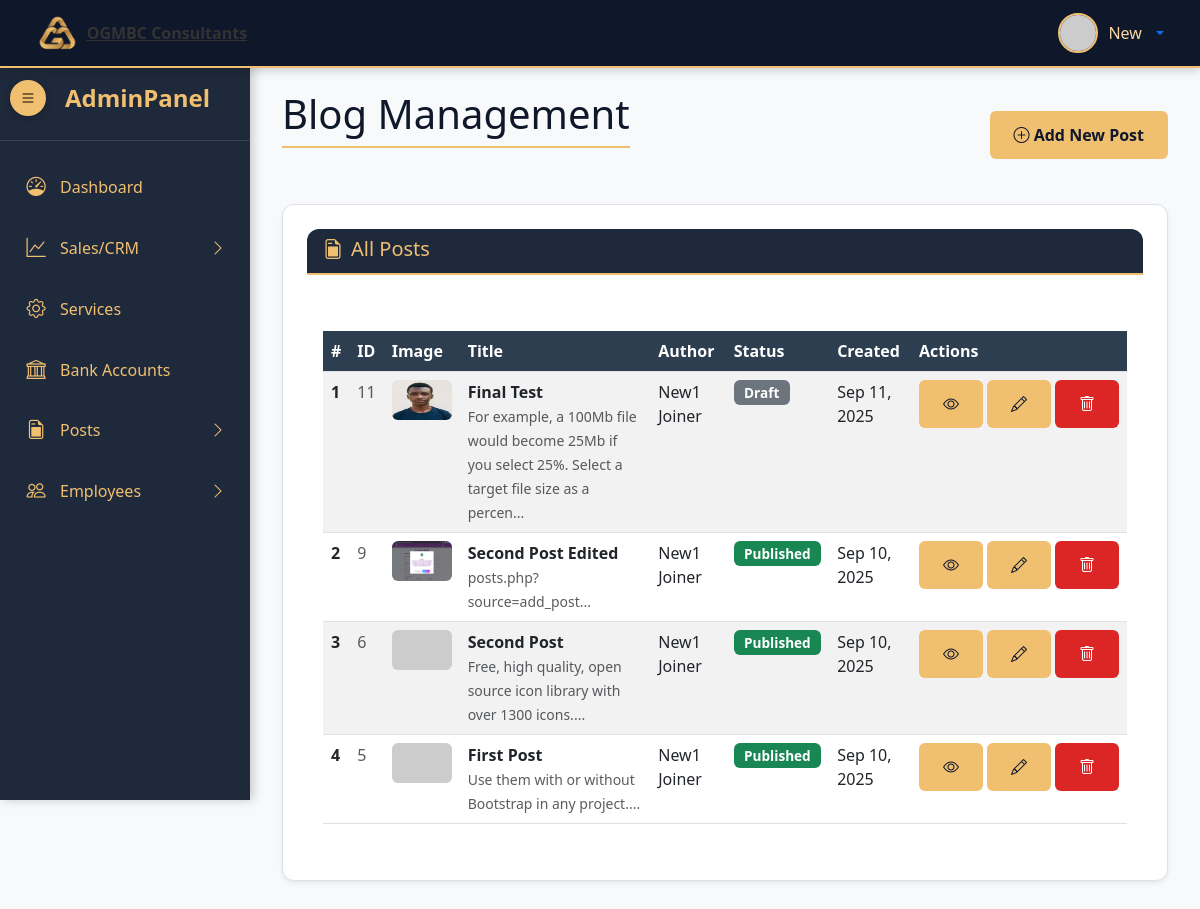
/admin/posts.php (signed in), run on the app's committed database.
### tables this page shows
CREATE TABLE `posts` (
  `post_id` int(11) NOT NULL,
  `post_title` varchar(255) NOT NULL,
  `post_slug` varchar(255) NOT NULL,
  `post_content` text NOT NULL,
  `post_excerpt` text DEFAULT NULL,
  `post_author` int(11) NOT NULL,
  `post_status` enum('published','draft') DEFAULT 'draft',
  `post_image` varchar(255) DEFAULT NULL,
  `meta_title` varchar(255) DEFAULT NULL,
  `meta_description` varchar(255) DEFAULT NULL,
  `meta_keywords` varchar(255) DEFAULT NULL,
  `created_at` datetime DEFAULT current_timestamp(),
  `updated_at` datetime DEFAULT current_timestamp() ON UPDATE current_timestamp()
);

CREATE TABLE `users` (
  `user_id` int(11) NOT NULL,
  `first_name` varchar(50) NOT NULL,
  `last_name` varchar(50) NOT NULL,
  `user_image` varchar(50) NOT NULL,
  `user_role` varchar(20) NOT NULL DEFAULT 'subscriber',
  `user_type` varchar(20) NOT NULL DEFAULT 'client',
  `user_status` varchar(20) NOT NULL DEFAULT 'active',
  `username` varchar(50) NOT NULL,
  `user_email` varchar(100) NOT NULL,
  `password` varchar(255) NOT NULL,
  `created_at` datetime DEFAULT current_timestamp()
);

### admin/includes/view_all_posts.php (the view, shortened to what this page needs)
<?php
$sql = "SELECT p.*, u.first_name, u.last_name
        FROM posts p
        LEFT JOIN users u ON p.post_author = u.user_id
        ORDER BY p.created_at DESC";
$result = $connection->query($sql);
?>
<div class="main-content" id="mainContent">
    <div class="container-fluid">
        <div class="d-flex justify-content-between align-items-center mb-4">
            <h1 class="page-title">Blog Management</h1>
            <a href="posts.php?source=add_post" class="btn btn-primary">
                <i class="bi bi-plus-circle"></i> Add New Post
            </a>
        </div>
        <div class="card shadow-sm">
            <div class="card-header">
                <h5 class="mb-0"><i class="bi bi-file-earmark-post me-2"></i>All Posts</h5>
            </div>
            <div class="card-body">
                <div class="table-responsive">
                    <table class="table table-hover table-striped" id="postsTable">
                        <thead>
                            <tr class="table-dark">
                                <th>#</th>
                                <th>ID</th>
                                <th>Image</th>
                                <th>Title</th>
                                <th>Author</th>
                                <th>Status</th>
                                <th>Created</th>
                                <th>Actions</th>
                            </tr>
                        </thead>
                        <tbody>
                            <?php if ($result->num_rows > 0): ?>
                                <?php $serial = 1; while ($post = $result->fetch_assoc()): ?>
                                    <tr>
                                        <td class="fw-bold"><?php echo $serial++; ?></td>
                                        <td class="text-muted"><?php echo $post['post_id']; ?></td>
                                        <td>
                                            <?php
                                            $image_url = (!empty($post['post_image']) && file_exists("../uploads/posts/" . $post['post_image']))
                                                ? "../uploads/posts/" . $post['post_image']
                                                : "https://via.placeholder.com/60x40/f1bf70/0f172a?text=Post";
                                            ?>
                                            <img src="<?php echo $image_url; ?>" class="rounded" width="60" height="40">
                                        </td>
                                        <td>
                                            <strong><?php echo htmlspecialchars($post['post_title']); ?></strong>
                                            <?php if (!empty($post['post_excerpt'])): ?>
                                                <br><small class="text-muted">
                                                    <?php echo htmlspecialchars(substr($post['post_excerpt'], 0, 100)); ?>...
                                                </small>
                                            <?php endif; ?>
                                        </td>
                                        <td><?php echo htmlspecialchars($post['first_name'] . ' ' . $post['last_name']); ?></td>
                                        <td>
                                            <span class="badge bg-<?php echo ($post['post_status'] == 'published') ? 'success' : 'secondary'; ?>">
                                                <?php echo ucfirst($post['post_status']); ?>
                                            </span>
                                        </td>
                                        <td><?php echo date('M j, Y', strtotime($post['created_at'])); ?></td>
                                        <td>
                                            <div class="d-flex gap-1">
                                                <a href="../post_detail.php?slug=<?php echo urlencode($post['post_slug']); ?>"
                                                   class="btn btn-sm btn-info flex-fill" target="_blank" title="View">
                                                    <i class="bi bi-eye"></i>
                                                </a>
                                                <a href="posts.php?source=edit_post&id=<?php echo $post['post_id']; ?>"
                                                   class="btn btn-sm btn-warning flex-fill" title="Edit">
                                                    <i class="bi bi-pencil"></i>
                                                </a>
                                                <a href="posts.php?source=delete_post&id=<?php echo $post['post_id']; ?>"
                                                   class="btn btn-sm btn-danger flex-fill" title="Delete">
                                                    <i class="bi bi-trash"></i>
                                                </a>
                                            </div>
                                        </td>
                                    </tr>
                                <?php endwhile; ?>
                            <?php endif; ?>
                        </tbody>
                    </table>
                </div>
            </div>
        </div>
    </div>
</div>

### admin/resources/style.css (style rules this page uses)
:root { --dark-blue: #0f172a; --medium-blue: #1e293b; --light-blue: #334155; --gold: #f1bf70; --light-gold: #f8d7a4; --text: #333333; --muted: #666666; --light-bg: #f8f9fa; --border: #dee2e6; }
body { background-color: #f8f9fa; color: #333; font-family: 'Segoe UI', Tahoma, Geneva, Verdana, sans-serif; overflow-x: hidden; margin: 0; padding: 0; }
.main-content { margin-left: 250px; padding: 20px; transition: all 0.3s ease; padding-top: 90px; min-height: 100vh; }
.card { border: none; border-radius: 12px; box-shadow: 0 4px 15px rgba(0, 0, 0, 0.08); transition: transform 0.2s; background: white; border: 1px solid var(--border); padding: 1.5rem; }
.card-header { background-color: var(--medium-blue); color: var(--gold); border-bottom: 2px solid var(--gold); font-weight: 600; font-size: 1.25rem; margin-bottom: 1.5rem; padding-bottom: 0.75rem; }
.page-title { color: var(--dark-blue); margin-bottom: 2rem; padding-bottom: 0.5rem; border-bottom: 2px solid var(--gold); }
.btn { padding: 0.75rem 1.5rem; background: var(--gold); color: var(--dark-blue); border: none; border-radius: 6px; font-size: 1rem; font-weight: 600; cursor: pointer; transition: all 0.3s; }
table { width: 100%; border-collapse: collapse; margin-top: 1rem; }
th, td { padding: 0.75rem 1rem; text-align: left; border-bottom: 1px solid var(--border); }
th { background-color: var(--light-bg); color: var(--dark-blue); font-weight: 600; }
.btn-danger { background-color: #dc2626; color: white; }
.badge { font-size: 0.85rem; padding: 0.35rem 0.65rem; border-radius: 6px; }
.card-header { border-radius: 12px 12px 0 0 !important; }

### admin/includes/view_all_posts.php (style rules this page uses)
.table th { font-weight: 600; background-color: #2c3e50 !important; color: white; }
.table-dark { --bs-table-bg: #2c3e50; --bs-table-color: white; }
.d-flex.gap-1 { gap: 0.25rem !important; }
.flex-fill { flex: 1 1 auto; }

### data on the page
posts: post_id "11", post_image (picture), post_title "Final Test", post_excerpt "For example, a 100Mb file would become 25Mb if you select 25%. Select a target file size as a percen", post_author.last_name "New1 Joiner", post_status "Draft", created_at "Sep 11, 2025"
posts: post_id "9", post_image (picture), post_title "Second Post Edited", post_excerpt "posts.php?source=add_post", post_author.last_name "New1 Joiner", post_status "Published", created_at "Sep 10, 2025"
posts: post_id "6", post_title "Second Post", post_excerpt "Free, high quality, open source icon library with over 1300 icons.", post_author.last_name "New1 Joiner", post_status "Published", created_at "Sep 10, 2025"
posts: post_id "5", post_title "First Post", post_excerpt "Use them with or without Bootstrap in any project.", post_author.last_name "New1 Joiner", post_status "Published", created_at "Sep 10, 2025"

### other printed values
$_SESSION['username'] "New"
